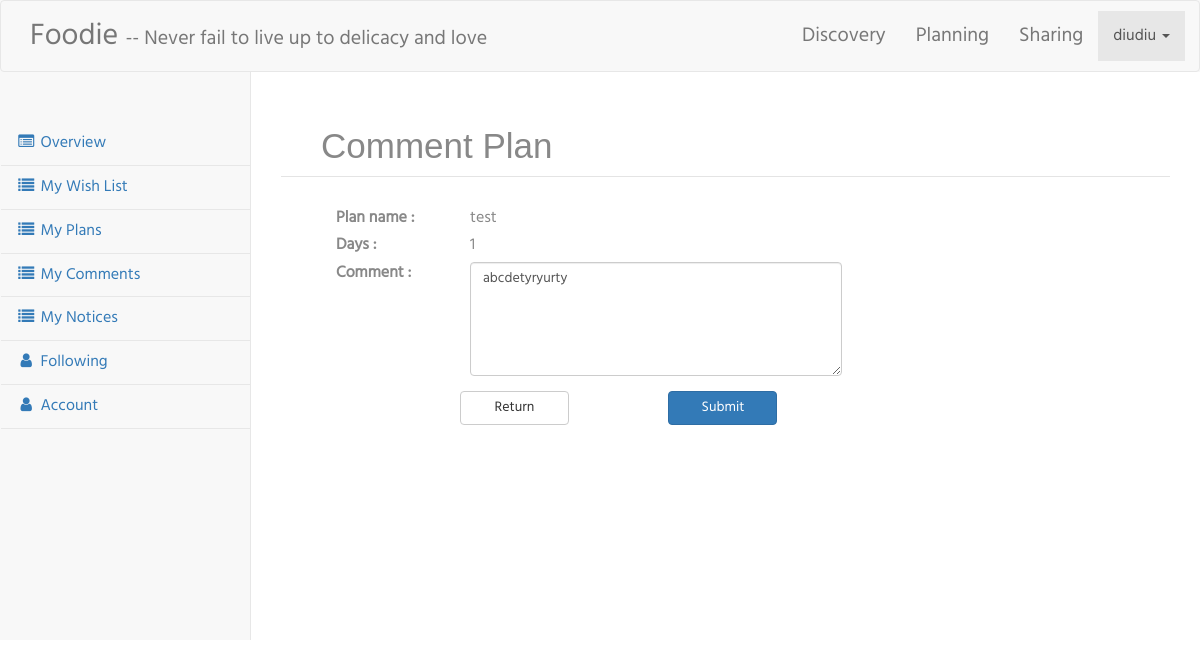
Screenshot of /customer/commentPlan.php?id=4 (signed in) with the database file from the repository.
### tables this page shows
CREATE TABLE `plan` (
  `plan_id` int(11) NOT NULL,
  `user_id` int(11) NOT NULL,
  `name` varchar(50) NOT NULL,
  `days` int(11) NOT NULL,
  `time` timestamp NOT NULL DEFAULT CURRENT_TIMESTAMP ON UPDATE CURRENT_TIMESTAMP,
  `is_completed` int(11) NOT NULL
);

CREATE TABLE `plan_comment` (
  `comment_id` int(11) NOT NULL,
  `plan_id` int(11) NOT NULL,
  `content` text NOT NULL
);

### functions.php (called while the page is built, shortened)
<?php
  function get_user_id(){
      if(isset($_SESSION['user_id']))
          return $_SESSION['user_id'];
      else
          return null;
  }
?>

### customer/commentPlan.php (the view, shortened to what this page needs)
<?php include("common/nav.php"); ?>
<?php
require_once("../functions.php");
if(isset($_GET['id'])){
    $plan_id = $_GET['id'];
    $user_id = get_user_id();
    $query = "SELECT * FROM plan WHERE user_id ='{$user_id}' AND plan_id = '{$plan_id}'";
    $result = mysql_query($query);
    $row = mysql_fetch_array($result);
    $name = $row['name'];
    $days = $row['days'];
    $query2 = "SELECT * FROM plan_comment WHERE plan_id = '{$plan_id}'";
    $result2 = mysql_query($query2);
    $row2 = mysql_fetch_array($result2);
    if($row2) {
        $content = $row2['content'];
    }
}
?>
<div id="page-wrapper">
    <div class="basic-grey">
        <h1 style="font-size:35px;font-family:Arial">Comment Plan
        </h1>
        <form action="<?php echo htmlspecialchars($_SERVER["PHP_SELF"]);?>" method="post">
            <div class="col-sm-12">
                <div class="col-sm-12">
                    <label class="col-sm-2 control-label">Plan name : </label>
                    <div class="col-sm-10">
                        <?php echo $name; ?>
                    </div>
                </div>
                <div class="col-sm-12">
                    <label class="col-sm-2 control-label">Days : </label>
                    <div class="col-sm-10">
                        <?php echo $days; ?>
                    </div>
                </div>
                <div class="form-group col-sm-12">
                    <label class="col-sm-2 control-label">Comment : </label>
                    <div class="col-sm-6">
                        <textarea class="form-control" rows="5" id="content" name="content"><?php echo $content;?></textarea>
                    </div>
                </div>
            </div>
            <div class="form-group col-sm-12">
                <div class="col-sm-2 col-sm-offset-2">
                    <button  class="btn btn-default btn-block" onclick="javascript:window.history.back();">Return</button>
                </div>
                <div class="col-sm-2 col-sm-offset-1">
                    <button type="submit" class="btn btn-primary btn-block">Submit</button>
                </div>
            </div>
        </form>
    </div>
</div>

### css/style.css (style rules this page uses)
h4, h5, h6, h1, h2, h3 { margin: 0; }
html, body { font-family: 'Hind-Regular'; font-size: 100%; background:#fff; }

### css/sb-admin-2.css (style rules this page uses)
body { background-color: #f8f8f8; }
#page-wrapper { padding: 0 15px; min-height: 568px; background-color: #fff; }
@media (min-width:768px) { #page-wrapper { position: inherit; margin: 0 0 0 250px; padding: 70px 30px; border-left: 1px solid #e7e7e7; } }

### customer/commentPlan.php (style rules this page uses)
.basic-grey { margin-top:-30px; margin-left:auto; margin-right:auto; max-width: 1000px; background: #fff; padding: 25px 15px 25px 10px; font: 20px,"Arial"; color: #888; border:0px solid #E4E4E4; }
.basic-grey h1 { font-size: 35px; padding: 0px 0px 10px 40px; display: block; border-bottom:1px solid #E4E4E4; margin: -10px -15px 30px -10px;; color: #888; }

### rows the page displays
plan: name "test", days "1"
plan_comment: content "abcdetyryurty"

### other values shown
$_SESSION['user_name'] "diudiu"
